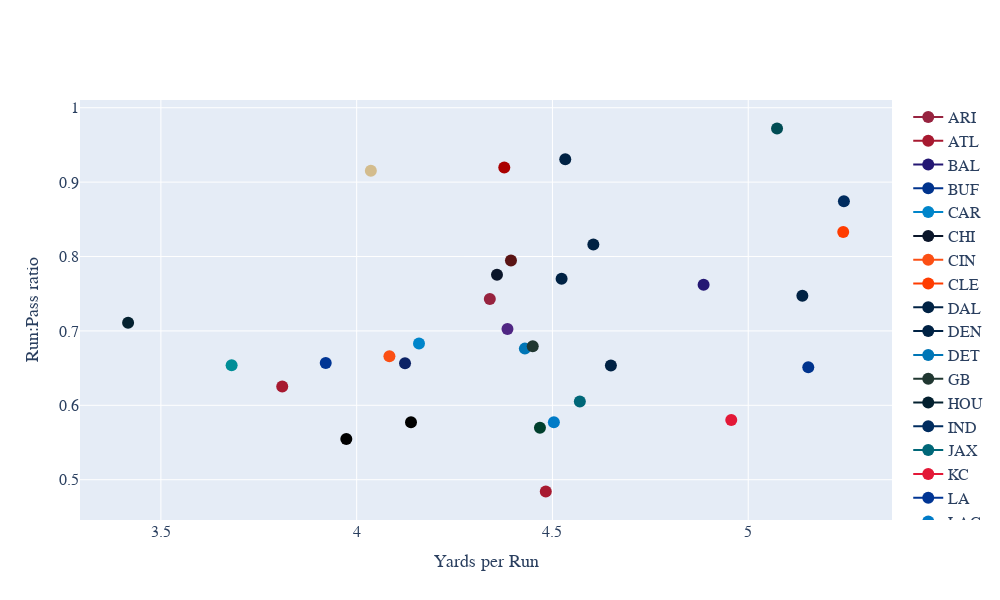

Here is the notebook cell this chart was saved with:
### Code cell
fig = go.Figure()
for i in range(len(df_run_pass)):
    fig.add_trace(
        go.Scatter(
            x=[df_run_pass['yds_per_run'][i]], 
            y=[df_run_pass['run-pass ratio'][i]], 
            name=df_run_pass['posteam'][i], 
            # mode="markers", 
            marker=dict(size=12,
                        color=df_run_pass['team_color'][i])
            # fill=df_run_pass['team_color'][i],
            # hovertemplate=f"<b>{name}</b><br>%{{y}} yds through week %{{x}}<extra></extra>"
        )
    )
    
fig.update_layout(
    font_family="Averta, sans-serif",
    hoverlabel_font_family="Averta, sans-serif",
    xaxis_title_text="Yards per Run",
    xaxis_title_font_size=18,
    xaxis_tickfont_size=16,
    yaxis_title_text="Run:Pass ratio",
    yaxis_title_font_size=18,
    yaxis_tickfont_size=16,
    hoverlabel_font_size=16,
    legend_font_size=16,
    height=600,
    width=1000
)
        
fig.show()

### Figure 1 — Plotly figure (JSON) as saved in the notebook; plotly's stock layout.template omitted (floating-point values rounded to 4 significant figures)
{"data": [{"marker": {"color": "#97233F", "size": 12}, "name": "ARI", "type": "scatter", "x": [4.34], "y": [0.7429]}, {"marker": {"color": "#A71930", "size": 12}, "name": "ATL", "type": "scatter", "x": [3.81], "y": [0.6254]}, {"marker": {"color": "#241773", "size": 12}, "name": "BAL", "type": "scatter", "x": [4.886], "y": [0.762]}, {"marker": {"color": "#00338D", "size": 12}, "name": "BUF", "type": "scatter", "x": [5.153], "y": [0.6511]}, {"marker": {"color": "#0085CA", "size": 12}, "name": "CAR", "type": "scatter", "x": [4.159], "y": [0.683]}, {"marker": {"color": "#0B162A", "size": 12}, "name": "CHI", "type": "scatter", "x": [4.358], "y": [0.7754]}, {"marker": {"color": "#FB4F14", "size": 12}, "name": "CIN", "type": "scatter", "x": [4.084], "y": [0.6658]}, {"marker": {"color": "#FF3C00", "size": 12}, "name": "CLE", "type": "scatter", "x": [5.243], "y": [0.833]}, {"marker": {"color": "#002244", "size": 12}, "name": "DAL", "type": "scatter", "x": [4.649], "y": [0.6535]}, {"marker": {"color": "#002244", "size": 12}, "name": "DEN", "type": "scatter", "x": [4.523], "y": [0.7702]}, {"marker": {"color": "#0076B6", "size": 12}, "name": "DET", "type": "scatter", "x": [4.43], "y": [0.6762]}, {"marker": {"color": "#203731", "size": 12}, "name": "GB", "type": "scatter", "x": [4.45], "y": [0.6793]}, {"marker": {"color": "#03202F", "size": 12}, "name": "HOU", "type": "scatter", "x": [3.416], "y": [0.7109]}, {"marker": {"color": "#002C5F", "size": 12}, "name": "IND", "type": "scatter", "x": [5.244], "y": [0.8743]}, {"marker": {"color": "#006778", "size": 12}, "name": "JAX", "type": "scatter", "x": [4.57], "y": [0.605]}, {"marker": {"color": "#E31837", "size": 12}, "name": "KC", "type": "scatter", "x": [4.957], "y": [0.5801]}, {"marker": {"color": "#003594", "size": 12}, "name": "LA", "type": "scatter", "x": [3.921], "y": [0.657]}, {"marker": {"color": "#007BC7", "size": 12}, "name": "LAC", "type": "scatter", "x": [4.504], "y": [0.5772]}, {"marker": {"color": "#000000", "size": 12}, "name": "LV", "type": "scatter", "x": [4.139], "y": [0.5773]}, {"marker": {"color": "#008E97", "size": 12}, "name": "MIA", "type": "scatter", "x": [3.681], "y": [0.654]}, {"marker": {"color": "#4F2683", "size": 12}, "name": "MIN", "type": "scatter", "x": [4.385], "y": [0.7025]}, {"marker": {"color": "#002244", "size": 12}, "name": "NE", "type": "scatter", "x": [4.604], "y": [0.8162]}, {"marker": {"color": "#D3BC8D", "size": 12}, "name": "NO", "type": "scatter", "x": [4.036], "y": [0.9153]}, {"marker": {"color": "#0B2265", "size": 12}, "name": "NYG", "type": "scatter", "x": [4.123], "y": [0.6566]}, {"marker": {"color": "#003F2D", "size": 12}, "name": "NYJ", "type": "scatter", "x": [4.468], "y": [0.5697]}, {"marker": {"color": "#004C54", "size": 12}, "name": "PHI", "type": "scatter", "x": [5.074], "y": [0.9721]}, {"marker": {"color": "#000000", "size": 12}, "name": "PIT", "type": "scatter", "x": [3.974], "y": [0.5547]}, {"marker": {"color": "#002244", "size": 12}, "name": "SEA", "type": "scatter", "x": [5.138], "y": [0.7472]}, {"marker": {"color": "#AA0000", "size": 12}, "name": "SF", "type": "scatter", "x": [4.377], "y": [0.9197]}, {"marker": {"color": "#A71930", "size": 12}, "name": "TB", "type": "scatter", "x": [4.483], "y": [0.4841]}, {"marker": {"color": "#002244", "size": 12}, "name": "TEN", "type": "scatter", "x": [4.533], "y": [0.9308]}, {"marker": {"color": "#5A1414", "size": 12}, "name": "WAS", "type": "scatter", "x": [4.394], "y": [0.7946]}], "layout": {"font": {"family": "Averta, sans-serif"}, "height": 600, "hoverlabel": {"font": {"family": "Averta, sans-serif", "size": 16}}, "legend": {"font": {"size": 16}}, "width": 1000, "xaxis": {"autorange": true, "range": [3.293, 5.367], "tickfont": {"size": 16}, "title": {"font": {"size": 18}, "text": "Yards per Run"}, "type": "linear"}, "yaxis": {"autorange": true, "range": [0.4458, 1.01], "tickfont": {"size": 16}, "title": {"font": {"size": 18}, "text": "Run:Pass ratio"}, "type": "linear"}}}
